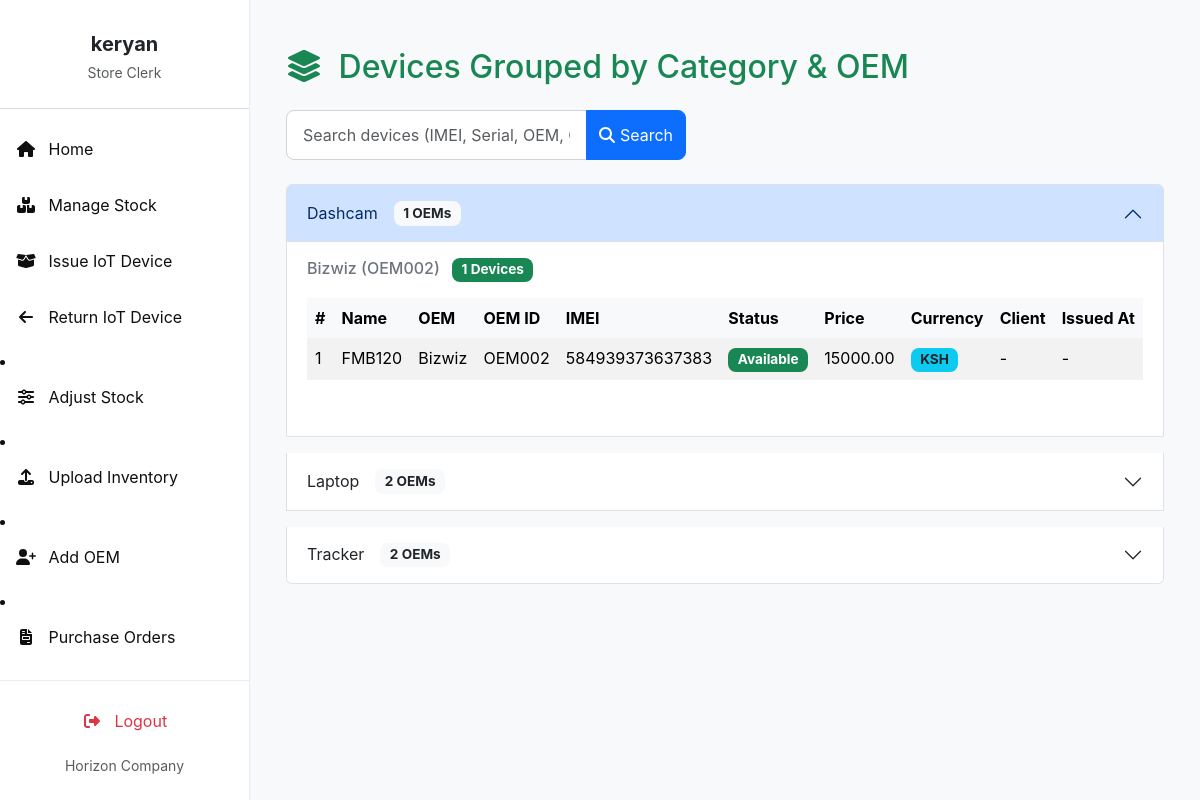
The app's page /inventory_list/ (signed in) with its own data.
### invent/models.py (models this page shows, shortened)
class Device(models.Model):
    name = models.CharField(max_length=255, blank=True)  # Device name
    total_quantity = models.PositiveIntegerField(default=1)
    product_id = models.CharField(max_length=30)
    oem = models.ForeignKey(
        OEM,
        on_delete=models.SET_NULL,
        null=True,
        blank=True,
        to_field='oem_id',
        related_name='devices'
    )
    imei_no = models.CharField(max_length=50, unique=True)
    serial_no = models.CharField(
        max_length=50, unique=True, null=True, blank=True)
    category = models.CharField(max_length=50)
    manufacturer = models.CharField(max_length=100, blank=True)  # Add if needed
    description = models.TextField(blank=True)
    selling_price = models.DecimalField(
        max_digits=10, decimal_places=2, null=True, blank=True)
    currency = models.CharField(
        max_length=10, choices=CURRENCY_CHOICES, default='USD'
    )
    branch = models.ForeignKey(
        Branch, on_delete=models.SET_NULL, null=True, blank=True
    )
    country = models.ForeignKey(
        Country, on_delete=models.SET_NULL, null=True, blank=True
    )
    status = models.CharField(
        max_length=20,
        choices=(
            ('available', 'Available'),
            ('issued', 'Issued'),
            ('returned', 'Returned'),
            ('faulty', 'Faulty'),
        ),
        default='available'
    )

class OEM(models.Model):  # Formerly Supplier
    oem_id = models.CharField(max_length=20, unique=True)
    name = models.CharField(max_length=100)
    contact_person = models.CharField(max_length=100, blank=True)
    phone_email = models.CharField(max_length=100, blank=True)
    address = models.CharField(max_length=255, blank=True)

### invent/views.py (the view, shortened to what this page needs)
# urls.py: path('inventory_list/', views.inventory_list_view, name='inventory_list'),
@login_required
def inventory_list_view(request):
    query = request.GET.get('q', '')
    status = request.GET.get('status', 'all')
    page = request.GET.get('page', 1)
    per_page = 10  # Set how many devices per page
    user = request.user
    if user.is_superuser:
        devices = Device.objects.select_related('oem', 'branch').order_by('category', 'oem__name', 'id')
    else:
        user_country = getattr(user.profile, "country", None)
        devices = Device.objects.select_related('oem', 'branch').filter(country=user_country).order_by('category', 'oem__name', 'id')
    if status and status != 'all':
        devices = devices.filter(status=status)
    for device in devices:
        last_issuance = (
            IssuanceRecord.objects
            .filter(device=device)
            .order_by('-issued_at')
            .select_related('client')
            .first()
        )
        device.current_client = last_issuance.client if last_issuance else None
        device.issued_at = last_issuance.issued_at if last_issuance else None
    grouped_devices = defaultdict(lambda: defaultdict(list))
    for device in devices:
        oem_label = f"{device.oem.name or '-'} ({device.oem.oem_id or '-'})" if device.oem else "-"
        grouped_devices[device.category][oem_label].append(device)
    paginated_grouped_devices = {}
    for category, oems in grouped_devices.items():
        paginated_grouped_devices[category] = {}
        for oem_label, device_list in oems.items():
            paginator = Paginator(device_list, per_page)
            try:
                page_obj = paginator.page(page)
            except Exception:
                page_obj = paginator.page(1)
            paginated_grouped_devices[category][oem_label] = page_obj
    context = {
        'grouped_devices': paginated_grouped_devices,
        'query': query,
        'status': status,
        'page': page,
    }
    return render(request, 'invent/list_device_grouped.html', context)

### invent/context_processors.py (called while the page is built)
def pending_requests_count(request):
    count = 0  # Default to 0
    if request.user.is_authenticated:
        if request.user.has_perm('invent.can_issue_device'):
            count = DeviceRequest.objects.filter(status='Pending').count()
    return {'pending_requests_count_for_sidebar': count}

### invent/templates/invent/list_device_grouped.html (shortened to what this page needs)
{% extends 'invent/base_store_clerk.html' %}
{% load static %}
{% block content %}
<div class="container-fluid mt-4">
    <h2 class="mb-4 text-primary">
        <i class="fas fa-layer-group me-2"></i> Devices Grouped by Category & OEM
    </h2>
    <form method="get" class="mb-4" style="max-width:400px;">
      <div class="input-group">
        <input type="text" class="form-control" name="q" placeholder="Search devices (IMEI, Serial, OEM, Client...)" value="{{ query|default_if_none:'' }}">
        <button class="btn btn-primary" type="submit">
          <i class="fas fa-search"></i> Search
        </button>
      </div>
    </form>
    <div class="accordion" id="categoryAccordion">
        {% for category, oems in grouped_devices.items %}
        <div class="accordion-item mb-3">
            <h2 class="accordion-header" id="heading{{ forloop.counter }}">
                <button class="accordion-button {% if not forloop.first %}collapsed{% endif %}" type="button" data-bs-toggle="collapse" data-bs-target="#collapse{{ forloop.counter }}" aria-expanded="{% if forloop.first %}true{% else %}false{% endif %}" aria-controls="collapse{{ forloop.counter }}">
                    {{ category|default:"Uncategorized" }}
                    <span class="badge bg-light text-dark ms-3">{{ oems|length }} OEMs</span>
                </button>
            </h2>
            <div id="collapse{{ forloop.counter }}" class="accordion-collapse collapse {% if forloop.first %}show{% endif %}" aria-labelledby="heading{{ forloop.counter }}" data-bs-parent="#categoryAccordion">
                <div class="accordion-body">
                    {% for oem_label, devices in oems.items %}
                        <h6 class="mb-3 text-secondary">
                            {{ oem_label|default:"[No OEM]" }}
                            <span class="badge bg-success ms-2">{{ devices|length }} Devices</span>
                        </h6>
                        <div class="table-responsive mb-4">
                            <table class="table table-striped table-hover">
                                <thead class="table-light">
                                    <tr>
                                        <th>#</th>
                                        <th>Name</th>
                                        <th>OEM</th>
                                        <th>OEM ID</th>
                                        <th>IMEI</th>
                                        <th>Status</th>
                                        <th>Price</th>
                                        <th>Currency</th>
                                        <th>Client</th>
                                        <th>Issued At</th>
                                    </tr>
                                </thead>
                                <tbody>
                                    {% for device in devices %}
                                    <tr>
                                        <td>{{ forloop.counter }}</td>
                                        <td>{{ device.name }}</td>
                                        <td>{{ device.oem.name|default:"-" }}</td>
                                        <td>{{ device.oem.oem_id|default:"-" }}</td>
                                        <td>{{ device.imei_no|default:"-" }}</td>
                                        <td>
                                            <span class="badge
                                                {% if device.status == 'available' %}bg-success
                                                {% elif device.status == 'issued' %}bg-primary
                                                {% elif device.status == 'returned' %}bg-secondary
                                                {% elif device.status == 'faulty' %}bg-danger
                                                {% else %}bg-dark{% endif %}">
                                                {{ device.get_status_display }}
                                            </span>
                                        </td>
                                        <td>
                                            {% if device.selling_price %}
                                                {{ device.selling_price|floatformat:2 }}
                                            {% else %}
                                                -
                                            {% endif %}
                                        </td>
                                        <td>
                                            {% if device.currency %}
                                                <span class="badge bg-info text-dark">{{ device.currency }}</span>
                                            {% else %}
                                                -
                                            {% endif %}
                                        </td>
                                        <td>{% if device.current_client %}{{ device.current_client.name }}{% else %}-{% endif %}</td>
                                        <td>{% if device.issued_at %}{{ device.issued_at|date:"Y-m-d H:i" }}{% else %}-{% endif %}</td>
                                    </tr>
                                    {% endfor %}
                                </tbody>
                            </table>
                        </div>
                    {% endfor %}
                </div>
            </div>
        </div>
        {% empty %}
        <div class="alert alert-info text-center py-4" role="alert">
            <i class="fas fa-info-circle fa-2x mb-3"></i>
            <p class="mb-0">No devices found.</p>
        </div>
        {% endfor %}
    </div>
</div>
{% endblock %}

### invent/templates/invent/base_store_clerk.html (shortened to what this page needs)
<!DOCTYPE html>
<html lang="en">
<head>
    <link href="https://cdn.jsdelivr.net/npm/bootstrap@5.3.3/dist/css/bootstrap.min.css" rel="stylesheet">
    <link href="https://cdnjs.cloudflare.com/ajax/libs/font-awesome/6.4.0/css/all.min.css" rel="stylesheet">
    <link href="https://cdn.jsdelivr.net/npm/select2@4.1.0-rc.0/dist/css/select2.min.css" rel="stylesheet" />
    <link href="https://cdn.jsdelivr.net/npm/select2-bootstrap-5-theme@1.3.0/dist/select2-bootstrap-5-theme.min.css" rel="stylesheet" />
</head>
<body>
    <nav id="sidebarMenu" class="sidebar-wrapper collapse d-md-block">
        <div class="sidebar-content">
            <div class="text-center mb-4 pt-3">
                <h5 class="fw-bold mb-1 text-dark">{{ user.first_name|default:user.username }}</h5>
                <small class="text-muted">Store Clerk</small>
            </div>
            <hr class="border-secondary opacity-25" />
            <ul class="nav flex-column">
                <li class="nav-item mb-2">
                    <a class="nav-link {% if request.resolver_match.url_name == 'store_clerk_dashboard' %}active{% endif %}" href="{% url 'store_clerk_dashboard' %}">
                       <i class="fas fa-fw fa-home me-2"></i> Home
                    </a>
                </li>
                <li class="nav-item mb-2">
                    <a class="nav-link {% if request.resolver_match.url_name == 'manage_stock' %}active{% endif %}" href="{% url 'manage_stock' %}">
                        <i class="fas fa-fw fa-boxes me-2"></i> Manage Stock
                    </a>
                </li>
                <li class="nav-item mb-2 d-flex justify-content-between align-items-center">
                    <a class="nav-link {% if request.resolver_match.url_name == 'issue_device' %}active{% endif %}" href="{% url 'issue_device' %}">
                        <i class="fas fa-fw fa-box-open me-2"></i> Issue IoT Device
                    </a>
                </li>
                <li class="nav-item mb-2">
                    <a class="nav-link {% if request.resolver_match.url_name == 'return_device' %}active{% endif %}" href="{% url 'return_device' %}">
                        <i class="fas fa-fw fa-arrow-left me-2"></i> Return IoT Device
                    </a>
                </li>
            </ul>
                <li class="nav-item mb-2">
                    <a class="nav-link {% if request.resolver_match.url_name == 'adjust_stock' %}active{% endif %}" href="{% url 'adjust_stock' %}">
                        <i class="fas fa-fw fa-sliders-h me-2"></i> Adjust Stock
                    </a>
                </li>
                <li class="nav-item mb-2">
    <a class="nav-link {% if request.resolver_match.url_name == 'upload_inventory' %}active{% endif %}" href="{% url 'upload_inventory' %}">
        <i class="fas fa-fw fa-upload me-2"></i> Upload Inventory
    </a>
</li>
<li class="nav-item mb-2">
    <a class="nav-link {% if request.resolver_match.url_name == 'add_oem' %}active{% endif %}" href="{% url 'add_oem' %}">
        <i class="fas fa-fw fa-user-plus me-2"></i> Add OEM
    </a>
</li>
<li class="nav-item mb-2">
    <a class="nav-link {% if request.resolver_match.url_name == 'purchase_orders' %}active{% endif %}" href="{% url 'purchase_orders' %}">
        <i class="fas fa-fw fa-file-invoice me-2"></i> Purchase Orders
    </a>
</li>
<li class="nav-item mb-2">
</li>
        </div>
        <div class="sidebar-bottom">
            <ul class="nav flex-column mb-2">
                <li class="nav-item">
                    <a class="nav-link text-danger logout-link" href="{% url 'logout' %}">
                        <i class="fas fa-fw fa-right-from-bracket me-2"></i> Logout
                    </a>
                </li>
            </ul>
            <small class="text-muted">Horizon Company</small>
        </div>
    </nav>
    <main class="main-content">
        {% block content %}{% endblock %}
    </main>
</body>
</html>

### invent/templates/invent/base_store_clerk.html (style rules this page uses)
:root { --bs-primary: #198754; --bs-primary-rgb: 25, 135, 84; --bs-btn-primary-color: #fff; --bs-btn-primary-bg: var(--bs-primary); --bs-btn-primary-border-color: var(--bs-primary); --bs-btn-primary-hover-bg: #157347; --bs-btn-primary-hover-border-color: #146c43; --bs-btn-primary-active-bg: #13653f; --bs-btn-primary-active-border-color: #125f3c; --bs-link-color: var(--bs-primary); --bs-link-hover-color: #157347; --sidebar-bg: white; --sidebar-text: #0f0f0f; --sidebar-active: #178526; --sidebar-hover: #15b33c; }
body { font-family: 'Inter', sans-serif; background-color: #f8f9fa; margin: 0; }
.sidebar-wrapper { position: fixed; top: 0; bottom: 0; left: 0; width: 250px; background-color: var(--sidebar-bg); color: var(--sidebar-text); border-right: 1px solid #e9ecef; z-index: 1030; display: flex; flex-direction: column; }
.sidebar-content { flex-grow: 1; overflow-y: auto; padding-top: 1rem; padding-bottom: 1rem; max-height: calc(100vh - 120px); scrollbar-width: thin; scrollbar-color: var(--bs-primary) #f1f1f1; }
.sidebar-wrapper .nav-link { color: var(--sidebar-text); padding: 0.75rem 1rem; border-radius: 0.5rem; transition: background-color 0.2s ease, color 0.2s ease; }
.sidebar-wrapper .nav-link.text-danger { color: #dc3545 !important; }
.sidebar-bottom { padding-top: 1rem; padding-bottom: 1rem; text-align: center; border-top: 1px solid #e9ecef; }
.main-content { margin-left: 250px; padding: 1.5rem; min-height: 100vh; overflow-x: hidden; transition: margin-left 0.3s ease-in-out; }
.btn { border-radius: 0.5rem; }
.badge { border-radius: 0.5rem; padding: 0.4em 0.7em; font-size: 0.85em; }
.table thead th { border-bottom: none; }
.table tbody tr:last-child td { border-bottom: none; }
.form-control, .form-select { border-radius: 0.5rem; border-color: #ced4da; padding: 0.75rem 1rem; }

### records on screen
Device: grouped_devices "Dashcam", name "FMB120", oem.name "Bizwiz", oem.oem_id "OEM002", imei_no "584939373637383", status "Available", selling_price "15000.00", currency "KSH"
Device: grouped_devices "Laptop"
Device: grouped_devices "Tracker"

### other values on screen
{{ user.first_name|default:user.username }} "keryan"
{{ oems|length }} "1" "2" "2"
{{ oem_label|default:"[No OEM]" }} "Bizwiz (OEM002)"
{{ devices|length }} "1"
